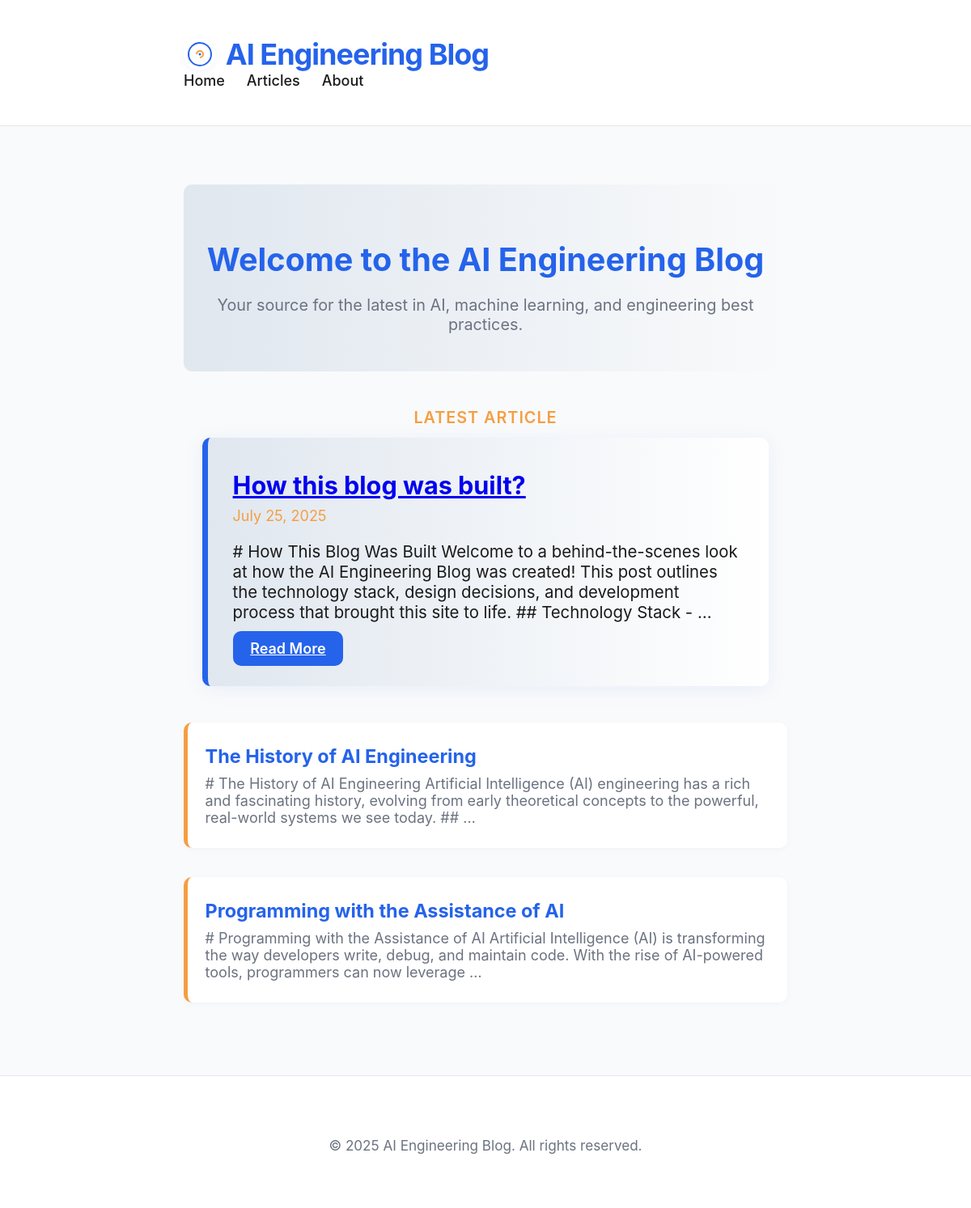
The page / on the database its author committed.
### articles/models.py (models this page shows, shortened)
class Article(models.Model):
    title = models.CharField(max_length=200)
    slug = models.SlugField(unique=True)
    content = models.TextField()
    created_at = models.DateTimeField(auto_now_add=True)
    def get_absolute_url(self):
        return reverse('article_detail', args=[self.slug])

### articles/views.py (the view)
# urls.py: path("", views.home, name="home"),
def home(request):
    all_articles = Article.objects.order_by('-created_at')
    latest_article = all_articles.first()
    articles = all_articles[1:] if latest_article else []
    return render(request, "articles/home.html", {"latest_article": latest_article, "articles": articles})

### articles/templates/articles/home.html (shortened to what this page needs)
{% extends 'articles/base.html' %}
{% block content %}
    <section class="hero">
        <h2>Welcome to the AI Engineering Blog</h2>
        <p>Your source for the latest in AI, machine learning, and engineering best practices.</p>
    </section>
    {% if latest_article %}
    <section class="latest-article-section">
        <h3 class="latest-label">Latest Article</h3>
        <article class="latest-article-card">
            <h2><a href="{{ latest_article.get_absolute_url }}">{{ latest_article.title }}</a></h2>
            <div class="date">{{ latest_article.created_at|date:"F j, Y" }}</div>
            <p>{{ latest_article.summary|default:latest_article.content|truncatewords:40 }}</p>
            <a href="{{ latest_article.get_absolute_url }}" class="button">Read More</a>
        </article>
    </section>
    {% endif %}
    <section class="articles-list">
        {% for article in articles %}
            <article class="article-preview">
                <h3><a href="{{ article.get_absolute_url }}">{{ article.title }}</a></h3>
                <p>{{ article.summary|default:article.content|truncatewords:30 }}</p>
            </article>
        {% empty %}
            <p>No articles yet.</p>
        {% endfor %}
    </section>
{% endblock %}

### articles/static/css/style.css (style rules this page uses)
:root { --accent: #2563eb; --secondary: #f59e42; --bg: #f9fafb; --bg-alt: #e0e7ef; --text: #1a1a1a; --muted: #6b7280; --radius: 10px; --logo-bg: #fff; }
html { box-sizing: border-box; font-size: 18px; }
*, *:before, *:after { box-sizing: inherit; }
body { margin: 0; padding: 0; background: var(--bg); color: var(--text); font-family: 'Inter', 'Segoe UI', 'Helvetica Neue', Arial, sans-serif; min-height: 100vh; }
.hero { margin-bottom: 2.5rem; text-align: center; background: linear-gradient(90deg, var(--bg-alt) 0%, var(--bg) 100%); border-radius: var(--radius); padding: 2rem 1rem 1.5rem 1rem; }
.hero h2 { font-size: 2.2rem; font-weight: 700; margin-bottom: 0.5rem; color: var(--accent); }
.hero p { color: var(--muted); font-size: 1.1rem; }
.articles-list { display: flex; flex-direction: column; gap: 2rem; }
.article-preview { background: #fff; border-radius: var(--radius); box-shadow: 0 2px 8px rgba(0,0,0,0.03); padding: 1.5rem 1.2rem; transition: box-shadow 0.2s, border 0.2s; border-left: 5px solid var(--secondary); }
.article-preview h3 { margin: 0 0 0.5rem 0; font-size: 1.3rem; }
.article-preview a { color: var(--accent); text-decoration: none; }
.article-preview p { color: var(--muted); margin: 0; }
.button, button { background: var(--accent); color: #fff; border: none; border-radius: var(--radius); padding: 0.6em 1.2em; font-size: 1em; font-weight: 600; cursor: pointer; transition: background 0.2s; margin-top: 1rem; }
.latest-article-section { margin-bottom: 2.5rem; text-align: center; }
.latest-label { color: var(--secondary); font-size: 1.1rem; font-weight: 600; letter-spacing: 1px; margin-bottom: 0.7rem; text-transform: uppercase; }
.latest-article-card { background: linear-gradient(90deg, var(--bg-alt) 0%, #fff 100%); border-radius: var(--radius); box-shadow: 0 4px 24px rgba(37,99,235,0.08); padding: 2.2rem 1.7rem 2rem 1.7rem; margin: 0 auto 1.5rem auto; border-left: 7px solid var(--accent); max-width: 700px; text-align: left; position: relative; }
.latest-article-card h2 { font-size: 1.7rem; margin: 0 0 0.5rem 0; color: var(--accent); }
.latest-article-card .date { color: var(--secondary); font-size: 1rem; margin-bottom: 1.2rem; }
.latest-article-card p { color: var(--text); font-size: 1.13rem; margin-bottom: 1.2rem; }
.latest-article-card .button { margin-top: 0.5rem; }

### rows shown on the page
Article: title "How this blog was built?", created_at "July 25, 2025", summary "# How This Blog Was Built Welcome to a behind-the-scenes look at how the AI Engineering Blog was created! This post outlines the technology stack, design decisions, and development process that brought this site to life. ## Technology Stack - …"
Article: title "The History of AI Engineering", summary "# The History of AI Engineering Artificial Intelligence (AI) engineering has a rich and fascinating history, evolving from early theoretical concepts to the powerful, real-world systems we see today. ## …"
Article: title "Programming with the Assistance of AI", summary "# Programming with the Assistance of AI Artificial Intelligence (AI) is transforming the way developers write, debug, and maintain code. With the rise of AI-powered tools, programmers can now leverage …"
